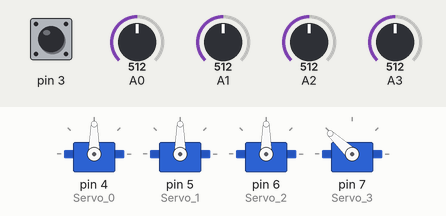
The sketch below on a simulated Arduino Uno, built with avr-gcc and run on an emulated ATmega328P. On the bench: 4 × servo. The test bench sets the inputs (shaded band); at power-on: A0 = 512, A1 = 512, A2 = 512, A3 = 512, pin 3 HIGH.

Above: at 1.2 s.
1.3 s: A0 set to 716
At 1.7 s:
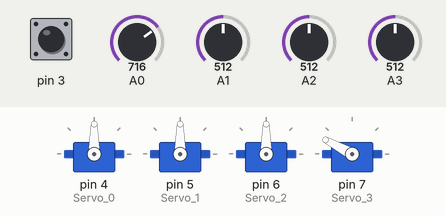
2.8 s: A1 set to 716
At 3.7 s:
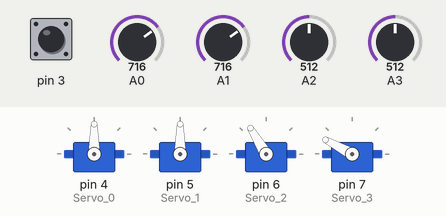
4.3 s: A2 set to 716
At 4.9 s:
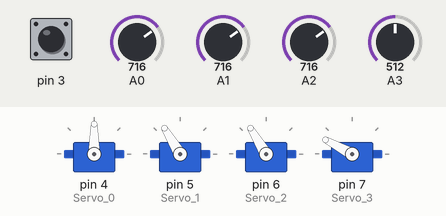
5.8 s: A3 set to 716
At 6.2 s:
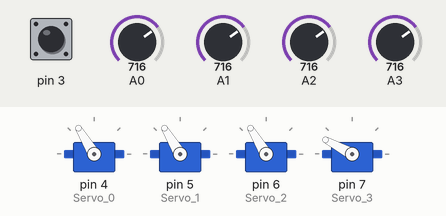
7.3 s: pin 3 pulled LOW for 3.2 s
At 11.2 s:
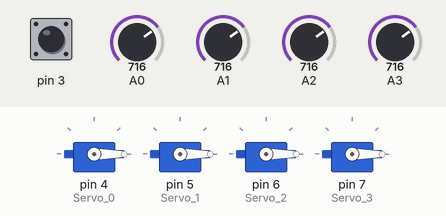
Timing chart, 0 to 12.7 s (numbered marks = the images above; inputs shaded):
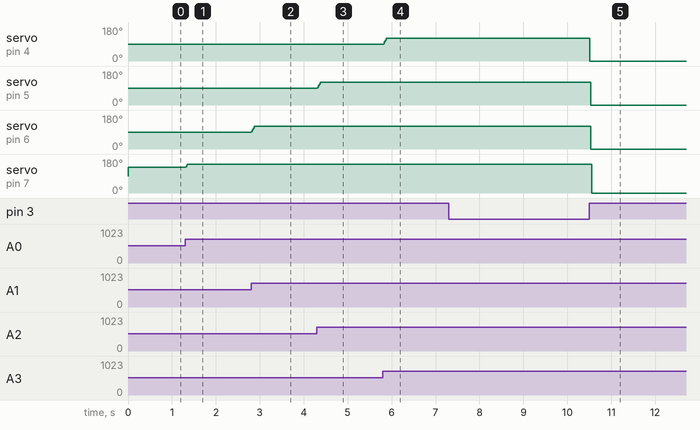

The sketch:

Rollarm.ino
```cpp
/* -----------------------------------------------------------------------------
  Author             : Allen
  Check              : Amy
  Version            : V1.0
  Date               : 10/06/2016
  Description        : Rollarm control program
  Company website    : http://www.sunfounder.com
   ---------------------------------------------------------------------------*/

/* Include ------------------------------------------------------------------*/
// Create servo object to control a servo.
#include <Servo.h>

Servo Servo_0;
Servo Servo_1;
Servo Servo_2;
Servo Servo_3;

//#define DataPrint //Uncomment only this to print the data.

//Record the data.
int SensVal[4] = {0};

int Joint0[50] = {0};
int Joint1[50] = {0};
int Joint2[50] = {0};
int Joint3[50] = {0};

int Dif0[50] = {0};
int Dif1[50] = {0};
int Dif2[50] = {0};
int Dif3[50] = {0};

int KeyValue = 0;
int Time = 0;
int M0 = 0, M1 = 0, M2 = 0, M3 = 0;

/*
 - setup function
 * ---------------------------------------------------------------------------*/
void setup()
{
  //Start the serial for debug.
  Serial.begin(9600);

  //Attach the servos on pins to the servo object
  Servo_0.attach(4);
  Servo_1.attach(5);
  Servo_2.attach(6);
  Servo_3.attach(7);

  //Set the pin 3 to input
  pinMode(3, INPUT);

  //Read the current value of the potentiometer and map it to the angle value.
  ReadPot();
  Mapping0();

  //Record the current value of the potentiometer
  M0 = SensVal[0];
  M1 = SensVal[1];
  M2 = SensVal[2];
  M3 = SensVal[3];
}

/*
 - loop function
 * ---------------------------------------------------------------------------*/
void loop()
{
 //Print the data.
#ifdef DataPrint
  while (1)
  {
    ReadPot();
    Serial.print("SensVal[0]:");
    Serial.println(SensVal[0]);
    Serial.print("SensVal[1]:");
    Serial.println(SensVal[1]);
    Serial.print("SensVal[2]:");
    Serial.println(SensVal[2]);
    Serial.print("SensVal[3]:");
    Serial.println(SensVal[3]);
    delay(200);
  }
#endif

  //Check the button.
  static int Flag = 1;
  Button();

  //The time of pressing the button is not long then record the action.
  if ((KeyValue < 10) && (KeyValue > 0))
  {
    KeyValue = 0;
    Record();
    Mapping1();
  }
  //Long press the button and open the auto mode ,start repeating the action.
  else if (KeyValue > 10)
  {
    if (Flag == 1)
    {
      Flag = 0;
      Calculate();
    }
    Drive_init();
    delay(3000);
    for (int i = 1; i < Time; i++)
    {
      Drive_repeat(i);
      delay(500);
    }
  }
  //Did not press the button , open the manual mode.
  else
  {
    ReadPot();
    Mapping0();

    //The first axis.
    if ((SensVal[0] - M0) >= 0)
    {
      for (; M0 <= SensVal[0]; M0++)
      {
        Servo_0.write(M0); delay(2);
      }
    }
    else
    {
      for (; M0 > SensVal[0]; M0--)
      {
        Servo_0.write(M0);  delay(2);
      }
    }

    //The second axis.
    if ((SensVal[1] - M1) >= 0)
    {
      for (; M1 <= SensVal[1]; M1++)
      {
        Servo_1.write(M1);  delay(2);
      }
    }
    else
    {
      for (; M1 > SensVal[1]; M1--)
      {
        Servo_1.write(M1);  delay(2);
      }
    }

    //The third axis.
    if ((SensVal[2] - M2) >= 0)
    {
      for (; M2 <= SensVal[2]; M2++)
      {
        Servo_2.write(M2);  delay(2);
      }
    }
    else
    {
      for (; M2 > SensVal[2]; M2--)
      {
        Servo_2.write(M2);  delay(2);
      }
    }

    //The fourth axis.
    if ((SensVal[3] - M3) >= 0)
    {
      for (; M3 <= SensVal[3]; M3++)
      {
        Servo_3.write(M3);  delay(2);
      }
    }
    else
    {
      for (; M3 > SensVal[3]; M3--)
      {
        Servo_3.write(M3);  delay(2);
      }
    }

    //Record the current value of the potentiometer
    M0 = SensVal[0];
    M1 = SensVal[1];
    M2 = SensVal[2];
    M3 = SensVal[3];
    delay(10);
  }
}
```

Button.ino
```cpp
//Calculate the time the button  pressed
void Button()
{
  if (digitalRead(3) == 0)
  {
    delay(10);
    if (digitalRead(3) == 0)
    {
      KeyValue = 0;
      while (!digitalRead(3))
      {
        KeyValue++;
        delay(100);
      }
    }
  }
}
```

Drive_repeat.ino
```cpp
//Repeat the actions
void Drive_repeat(int n)
{
  //The first axis.
  if (Dif0[n] > 0)
  {
    for (int j = Joint0[n - 1]; j <= Joint0[n]; j++)
    {
      Servo_0.write(j);
      delay(10);
    }
  }
  else
  {
    for (int j = Joint0[n - 1]; j >= Joint0[n]; j--)
    {
      Servo_0.write(j);
      delay(10);
    }
  }

  //The second axis.
  if (Dif1[n] > 0)
  {
    for (int j = Joint1[n - 1]; j <= Joint1[n]; j++)
    {
      Servo_1.write(j);
      delay(10);
    }
  }
  else
  {
    for (int j = Joint1[n - 1]; j >= Joint1[n]; j--)
    {
      Servo_1.write(j);
      delay(10);
    }
  }

   //The third axis.
  if (Dif2[n] > 0)
  {
    for (int j = Joint2[n - 1]; j <= Joint2[n]; j++)
    {
      Servo_2.write(j);
      delay(10);
    }
  }
  else
  {
    for (int j = Joint2[n - 1]; j >= Joint2[n]; j--)
    {
      Servo_2.write(j);
      delay(10);
    }
  }

  //The fourth axis.
  if (Dif3[n] > 0)
  {
    for (int j = Joint3[n - 1]; j <= Joint3[n]; j++)
    {
      Servo_3.write(j);
      delay(10);
    }
  }
  else
  {
    for (int j = Joint3[n - 1]; j >= Joint3[n]; j--)
    {
      Servo_3.write(j);
      delay(10);
    }
  }

}

//Return to the original positions.
void Drive_init()
{
  //The first axis.
  if (Dif0[0] > 0)
  {
    for (int j = Joint0[Time - 1]; j <= Joint0[0]; j++)
    {
      Servo_0.write(j);
      delay(10);
    }
  }
  else
  {
    for (int j = Joint0[Time - 1]; j >= Joint0[0]; j--)
    {
      Servo_0.write(j);
      delay(10);
    }
  }

  //The second axis.
  if (Dif1[0] > 0)
  {
    for (int j = Joint1[Time - 1]; j <= Joint1[0]; j++)
    {
      Servo_1.write(j);
      delay(10);
    }
  }
  else
  {
    for (int j = Joint1[Time - 1]; j >= Joint1[0]; j--)
    {
      Servo_1.write(j);
      delay(10);
    }
  }

  //The third axis.
  if (Dif2[0] > 0)
  {
    for (int j = Joint2[Time - 1]; j <= Joint2[0]; j++)
    {
      Servo_2.write(j);
      delay(10);
    }
  }
  else
  {
    for (int j = Joint2[Time - 1]; j >= Joint2[0]; j--)
    {
      Servo_2.write(j);
      delay(10);
    }
  }

  //The fourth axis.
  if (Dif3[0] > 0)
  {
    for (int j = Joint3[Time - 1]; j <= Joint3[0]; j++)
    {
      Servo_3.write(j);
      delay(10);
    }
  }
  else
  {
    for (int j = Joint3[Time - 1]; j >= Joint3[0]; j--)
    {
      Servo_3.write(j);
      delay(10);
    }
  }

}
```

Record.ino
```cpp
//Record the values ot the potentiometers.
void Record()
{
  Joint0[Time] = analogRead(A3);
  Joint1[Time] = analogRead(A2);
  Joint2[Time] = analogRead(A1);
  Joint3[Time] = analogRead(A0);
}

//Read the values ot the potentiometers.
void ReadPot()
{
  SensVal[0] = 0;
  SensVal[1] = 0;
  SensVal[2] = 0;
  SensVal[3] = 0;

  SensVal[0] = analogRead(A3);
  SensVal[1] = analogRead(A2);
  SensVal[2] = analogRead(A1);
  SensVal[3] = analogRead(A0);
}

//The value of the potentiometer is matched to the angle value.
void Mapping0()
{
  SensVal[0] = map(SensVal[0], 0, 1023, 10, 170);
  SensVal[1] = map(SensVal[1], 0, 1023, 10, 170);
  SensVal[2] = map(SensVal[2], 0, 1023, 10, 170);
  SensVal[3] = map(SensVal[3], 0, 1023, 100, 175);
}

//The value of the potentiometer is matched to the angle value.Record the times of the actions
void Mapping1()
{
  Joint0[Time] = map(Joint0[Time], 0, 1024, 0, 170);
  Joint1[Time] = map(Joint1[Time], 0, 1024, 0, 170);
  Joint2[Time] = map(Joint2[Time], 0, 1024, 0, 170);
  Joint3[Time] = map(Joint3[Time], 0, 1024, 100, 175);
  Time++;
}

//Calculate the difference between each action
void Calculate()
{
  for (int i = 0; i < Time; i++)
  {
    if (i == 0)
    {
      Dif0[0] = Joint0[0] - Joint0[Time - 1];
      Dif1[0] = Joint1[0] - Joint1[Time - 1];
      Dif2[0] = Joint2[0] - Joint2[Time - 1];
      Dif3[0] = Joint3[0] - Joint3[Time - 1];
    }
    else
    {
      Dif0[i] = Joint0[i] - Joint0[i - 1];
      Dif1[i] = Joint1[i] - Joint1[i - 1];
      Dif2[i] = Joint2[i] - Joint2[i - 1];
      Dif3[i] = Joint3[i] - Joint3[i - 1];
    }
  }
}
```

Measured:
- after the input at 1.3 s, servo on pin 7 (Servo_3): 137° → 152° at once
- after the input at 2.8 s, servo on pin 6 (Servo_2): 90° → 121° at once
- after the input at 4.3 s, servo on pin 5 (Servo_1): 90° → 121° at once
- after the input at 5.8 s, servo on pin 4 (Servo_0): 90° → 121° at once
- after the input at 7.3 s, servo on pin 4 (Servo_0), servo on pin 5 (Servo_1), servo on pin 6 (Servo_2): 121° → 0° after 3.2 s; servo on pin 7 (Servo_3): 152° → 0° after 3.3 s
